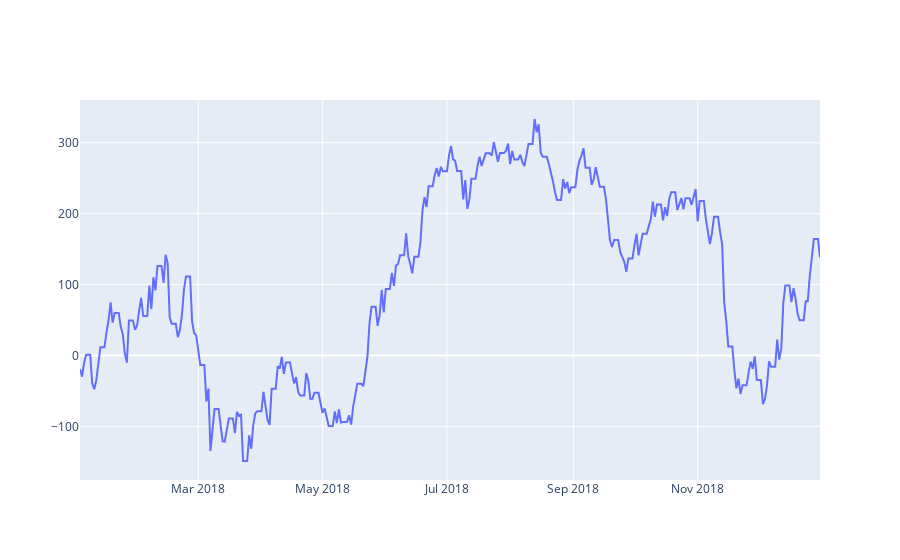

The code cell stored with this chart in its notebook:
### Code cell
granularity = "M5"
start_date = "2018-01-02"
end_date = "2019-01-02"

pairs = ['GBP_JPY']

fig = go.Figure()
for pairname in pairs:
    df_results = run_pair(start_date, end_date, pairname, granularity)
    fig.add_trace(
        go.Scatter(
            x=df_results.date,
            y=df_results.gain,
            line=dict(width=2),
            line_shape="linear",
            name=pairname,
        )
    )
fig.show()

### Figure 1 — Plotly figure (JSON) as saved in the notebook; plotly's stock layout.template omitted (floating-point values rounded to 4 significant figures; data arrays with more than 128 entries replaced by an {"elided": "..."} marker saying what was removed)
{"data": [{"line": {"shape": "linear", "width": 2}, "name": "GBP_JPY", "type": "scatter", "x": {"elided": "364 str values"}, "y": {"elided": "364 float values"}}], "layout": {}}
